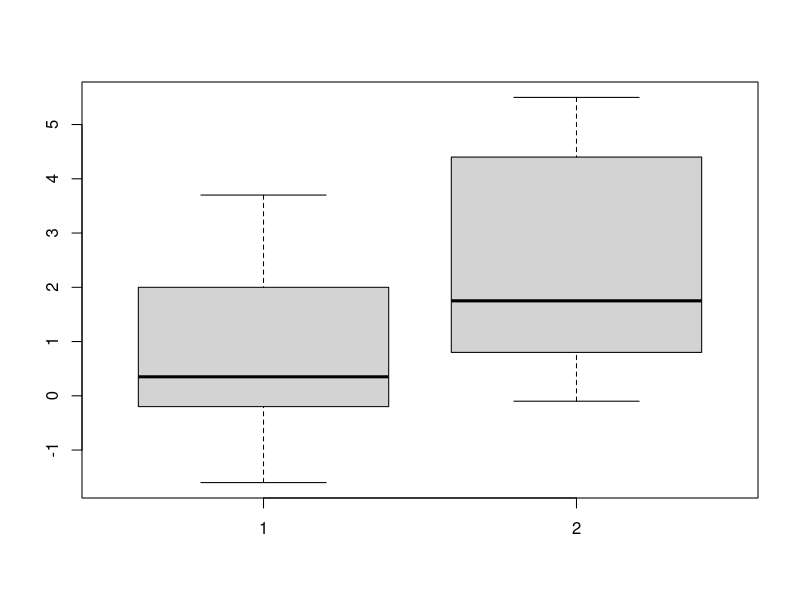
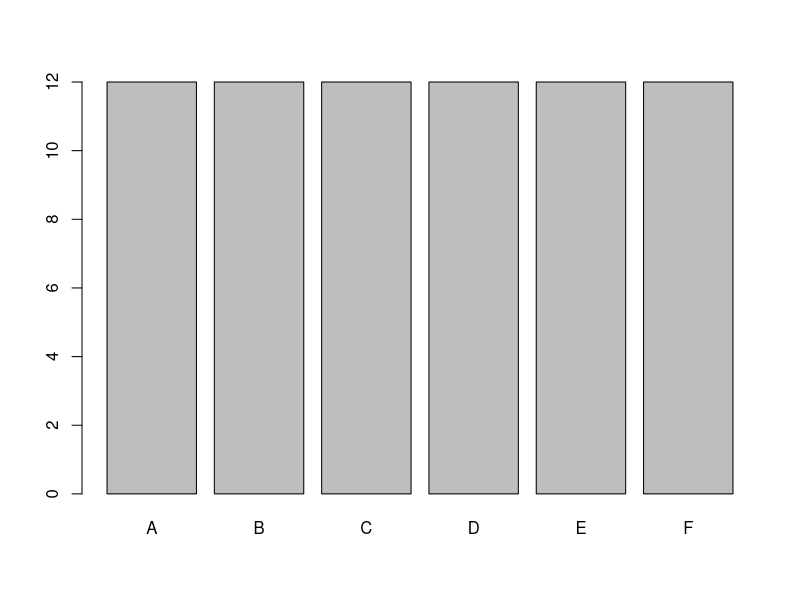
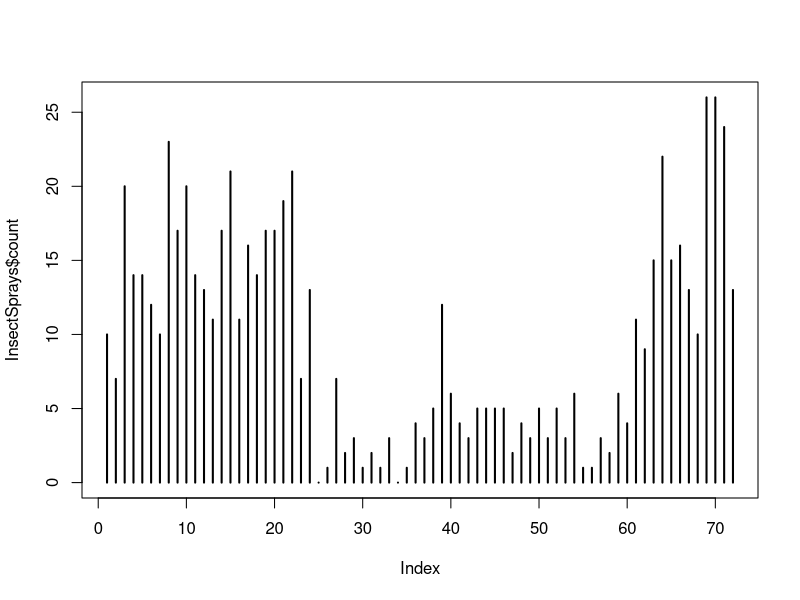
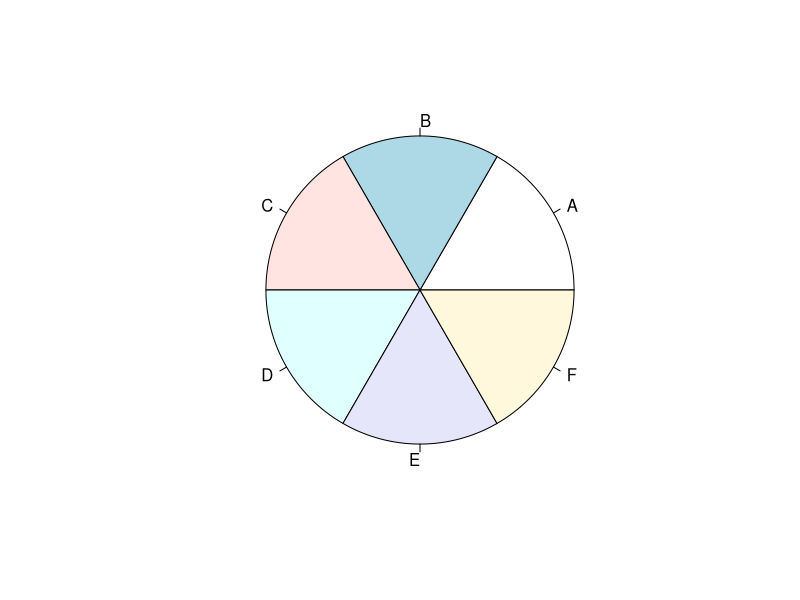
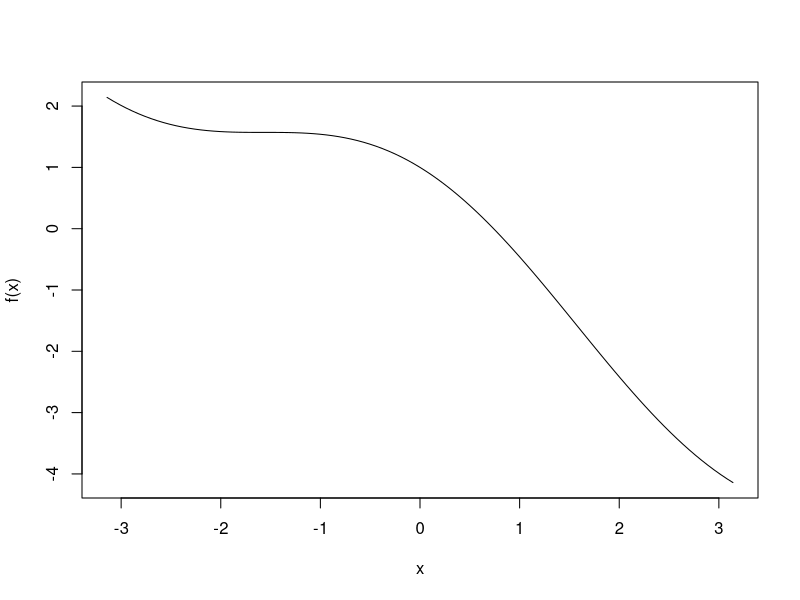

Recreate these plots in R, in order. (Note: this script raises an error after producing the figures.)
# Fasl 1 ----
choose(5,2)
## Derivative ----
D(expression(3*x^2) , 'x')


## Distributions ----
# we have d,p,q,r:
# d: density function value (pdf)
# p: probability function (cdf)
# q: quantile values
# r: random number 
dnorm(1,0)
pnorm(1,0)
qnorm(0.25,1,0)
rnorm(10,0,1)
?qnorm
# Fasl 2 ----
letters
LETTERS

month.abb

rep(c(2,10,2,34), 5)
rep(c(2,10,2,34), each=5)

z <- c(30,10,20)
sort(z)
order(z) #  نشون میده که مثلا کوچکترین عدد در جایگاه دوم قرار داره، جواب سوال اینکه از کجا میتونم 
# اون عدد در اون جایگاه رو پیدا کنم آدرس میده یک طورایی
rank(z) # نشون میده که هر عدد در کدام جایگاه قرار میگیره

# Fasl 3 ----

## QQPLOT ----
sleep
boxplot(sleep$extra[sleep$group == 1] ,sleep$extra[sleep$group == 2] )

## building bar plot w/o using Barplot ----

barplot(table(InsectSprays$spray))
plot(InsectSprays$count, type = 'h', lwd=2)


## pie chart: ----

table(InsectSprays$spray)
pie(table(InsectSprays$spray))


# Fasl 4: functions ----
## first function ----
f <- function(x){
  cos(x) - x
}
f(2)
curve(f, -pi,pi)
integrate(f,lower=0,upper=pi)
uniroot(f,c(0,pi))
# uniroot(f,c(-pi,0))
# اروری که به ما میده به این دلیل هست که اگر اول و آخر بازه را در تابع قرار دهیم
# باید یکی مثبت و دیگری منفی باشد ولی اگر هر دو هم علامت باشند ما ارور میگیریم

## Median Function ----
y <- sort(x)
n <- length(y)
if (length(y) %% 2 == 0){
  m <- (y[n/2] + y[n/2 + 1]) / 2
} else {
  m <- y[(n+1) / 2]
}
